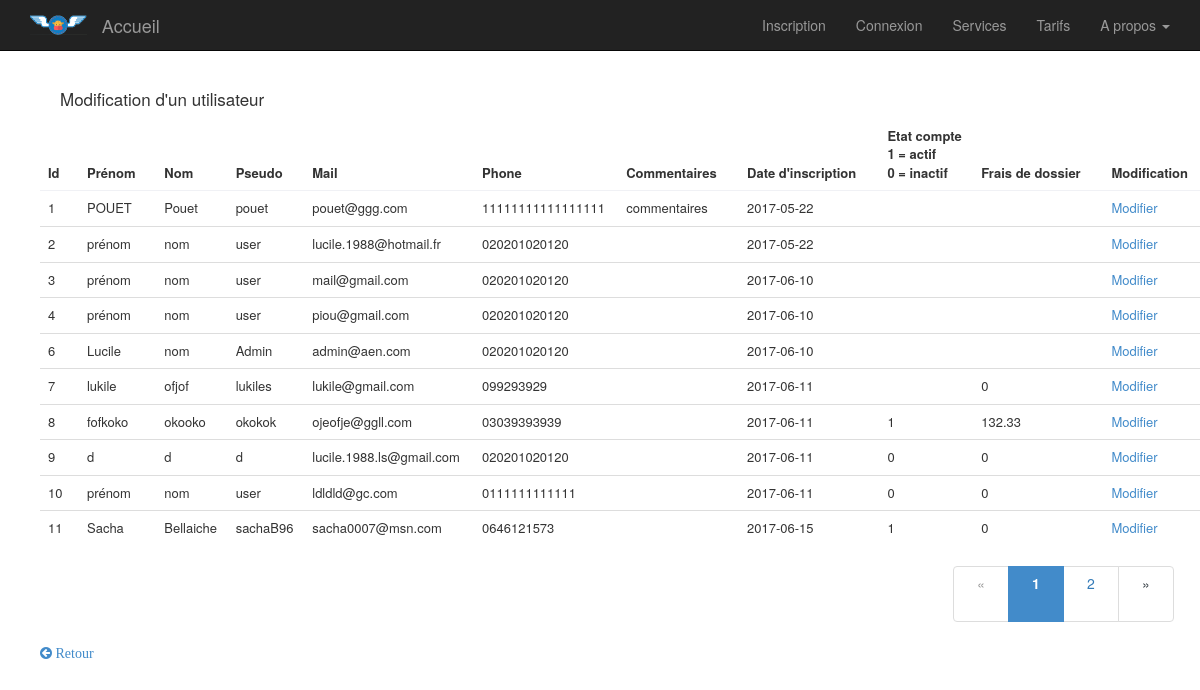
Screenshot of /modify.php with the database file from the repository.
### tables this page shows
CREATE TABLE IF NOT EXISTS `user` (
  `id` int(11) NOT NULL AUTO_INCREMENT,
  `admin` tinyint(1) DEFAULT NULL,
  `firstname` varchar(255) DEFAULT NULL,
  `lastname` varchar(255) DEFAULT NULL,
  `pseudo` varchar(255) DEFAULT NULL,
  `pass` varchar(255) DEFAULT NULL,
  `mail` varchar(255) DEFAULT NULL,
  `phone` varchar(255) DEFAULT NULL,
  `activation_key` varchar(255) DEFAULT NULL,
  `active` tinyint(1) DEFAULT NULL,
  `comments` varchar(255) DEFAULT NULL,
  `registration_date` date DEFAULT NULL,
  `application_fee` double DEFAULT NULL,
  PRIMARY KEY (`id`)
);

### function.php (called while the page is built, shortened)
<?php
function connect(){
    $manager = DatabaseManager::getsharedInstance();
    $connect = $manager->connect();
    return $connect;
}
?>

### modify.php (the view, shortened to what this page needs)
<?php
include "header.php";
$listUsers = connect()->query("SELECT id, firstname, lastname, pseudo, mail, phone, comments, registration_date, active, application_fee FROM user");
?>
<div class="container">
    <div class="row">
            <div class="box clearfix">
            <h3>Modification d'un utilisateur</h3>
            <table class="table table-hover" id="bootstrap-table">
                <thead>
                <tr>
                    <th>Id</th>
                    <th>Prénom</th>
                    <th>Nom</th>
                    <th>Pseudo</th>
                    <th>Mail</th>
                    <th>Phone</th>
                    <th>Commentaires</th>
                    <th>Date d'inscription</th>
                    <th>Etat compte <br>1 = actif<br>0 = inactif</th>
                    <th>Frais de dossier</th>
                    <th>Modification</th>
                </tr>
                </thead>
                <tbody>
<?php                    while($data = $listUsers->fetch()){ ?>
                    <tr>
                    <td><?php echo $data['id']; ?> </td>
                    <td><?php echo $data['firstname']; ?> </td>
                    <td><?php echo $data['lastname']; ?> </td>
                    <td><?php echo $data['pseudo']; ?> </td>
                    <td><?php echo $data['mail']; ?> </td>
                    <td><?php echo $data['phone']; ?> </td>
                    <td><?php echo $data['comments']; ?> </td>
                    <td><?php echo $data['registration_date']; ?> </td>
                    <td><?php echo $data['active']; ?></td>
                    <td><?php echo $data['application_fee'].'<br>'; ?> </td>
                    <td><a href="modifyUser.php?id=<?php echo $data['id']?>">Modifier</a></td>
                    </tr>
<?php } ?>
               </tbody>
            </table>
            <div class="login-register">
                <a href="admin.php"><i class="fa fa-arrow-circle-left" aria-hidden="true"> Retour</i></a>
            </div>
        </div>
        </div>
    </div>
</body>
</html>

### header.php (shortened to what this page needs)
<!DOCTYPE html>
<?php
    require "function.php";
?>
<html lang="en">
<head>
    <link href="bootstrap-data-table-master/css/vendor/jquery.bdt.css" type="text/css" rel="stylesheet">
    <link href="bootstrap-data-table-master/css/vendor/style.css" type="text/css" rel="stylesheet">
    <link href="css/bootstrap.min.css" rel="stylesheet">
    <link href="css/modern-business.css" rel="stylesheet">
    <link href="font-awesome/css/font-awesome.min.css" rel="stylesheet" type="text/css">
    <link href="css/css.css" rel="stylesheet" type="text/css">
    <link href="calendar/bootstrapv3/bootstrap/css/bootstrap.min.css" rel="stylesheet" media="screen">
    <link href="calendar/css/bootstrap-datetimepicker.min.css" rel="stylesheet" media="screen">
</head>
<body>
    <nav class="navbar navbar-inverse navbar-fixed-top" role="navigation">
        <div class="container">
            <div class="navbar-header">
                <img class="navbar-brand" src="img/logoAENBlack.png"/>
                <a class="navbar-brand" href="index.php">Accueil</a>
            </div>
            <div class="collapse navbar-collapse" id="bs-example-navbar-collapse-1">
                <ul class="nav navbar-nav navbar-right">
                    <?php
                    if(!isConnected()):
                    ?>
                    <li>
                        <a href="inscription.php">Inscription</a>
                    </li>
                    <li>
                        <a href="login.php">Connexion</a>
                    </li>
                    <li>
                        <a href="services.php">Services</a>
                    </li>
                    <li>
                        <a href="pricing.php">Tarifs</a>
                    </li>
                  <li class="dropdown">
                        <a href="#" class="dropdown-toggle" data-toggle="dropdown">A propos <b class="caret"></b></a>
                    </li>
                    <?php endif;?>
                </ul>
            </div>
        </div>
    </nav>

### css/modern-business.css (style rules this page uses)
html, body { height: 100%; }
body { padding-top: 50px; }

### rows the page displays
user: id "1", firstname "POUET", lastname "Pouet", pseudo "pouet", mail "pouet@ggg.com", phone "11111111111111111", comments "commentaires", registration_date "2017-05-22"
user: id "2", firstname "prénom", lastname "nom", pseudo "user", mail "lucile.1988@hotmail.fr", phone "020201020120", registration_date "2017-05-22"
user: id "3", firstname "prénom", lastname "nom", pseudo "user", mail "mail@gmail.com", phone "020201020120", registration_date "2017-06-10"
user: id "4", firstname "prénom", lastname "nom", pseudo "user", mail "piou@gmail.com", phone "020201020120", registration_date "2017-06-10"
user: id "6", firstname "Lucile", lastname "nom", pseudo "Admin", mail "admin@aen.com", phone "020201020120", registration_date "2017-06-10"
user: id "7", firstname "lukile", lastname "ofjof", pseudo "lukiles", mail "lukile@gmail.com", phone "099293929", registration_date "2017-06-11", application_fee "0"
user: id "8", firstname "fofkoko", lastname "okooko", pseudo "okokok", mail "ojeofje@ggll.com", phone "03039393939", registration_date "2017-06-11", active "1", application_fee "132.33"
user: id "9", firstname "d", lastname "d", pseudo "d", mail "lucile.1988.ls@gmail.com", phone "020201020120", registration_date "2017-06-11", active "0", application_fee "0"
user: id "10", firstname "prénom", lastname "nom", pseudo "user", mail "ldldld@gc.com", phone "0111111111111", registration_date "2017-06-11", active "0", application_fee "0"
user: id "11", firstname "Sacha", lastname "Bellaiche", pseudo "sachaB96", mail "sacha0007@msn.com", phone "0646121573", registration_date "2017-06-15", active "1", application_fee "0"
